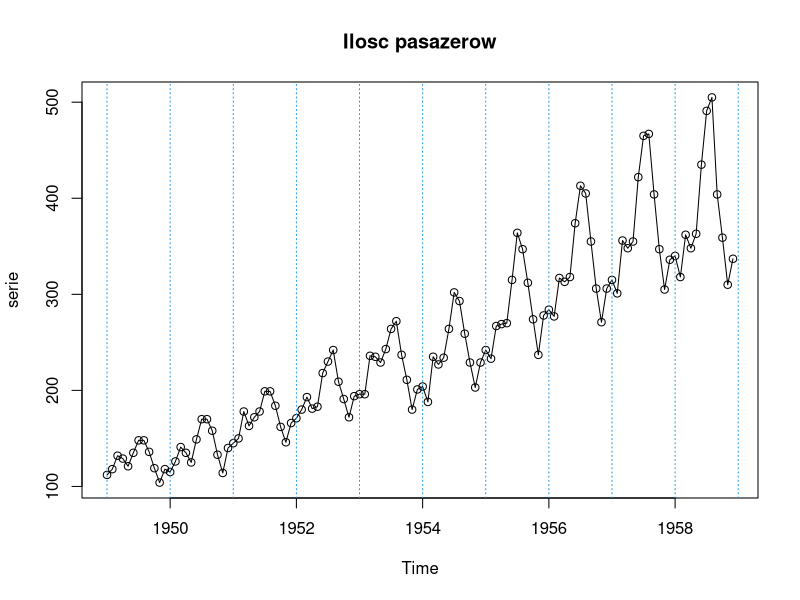
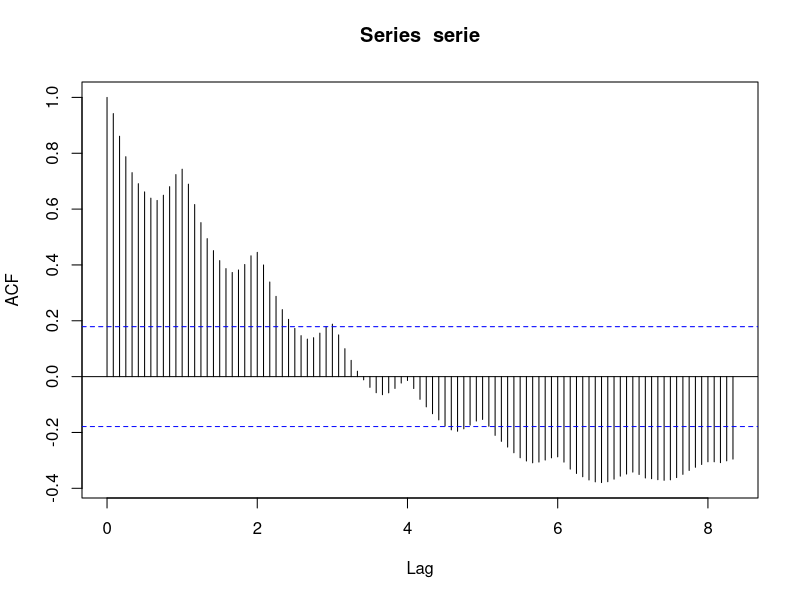
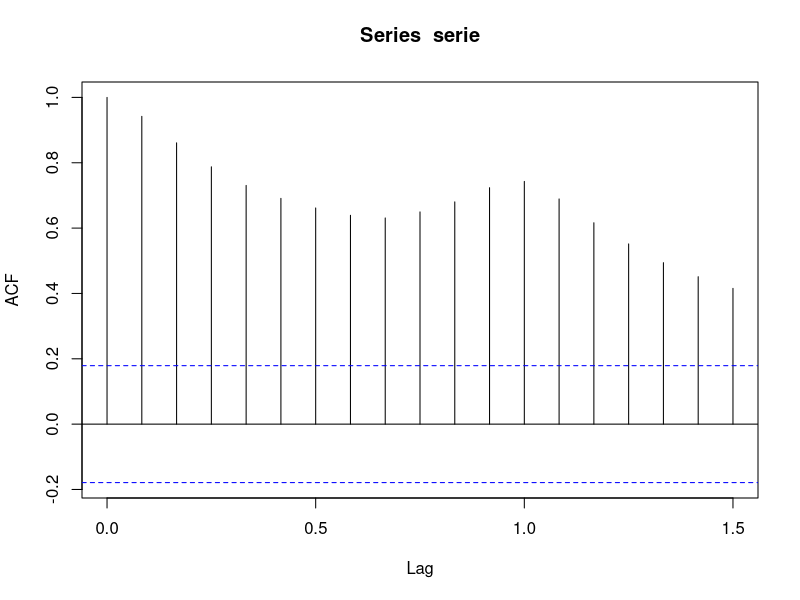
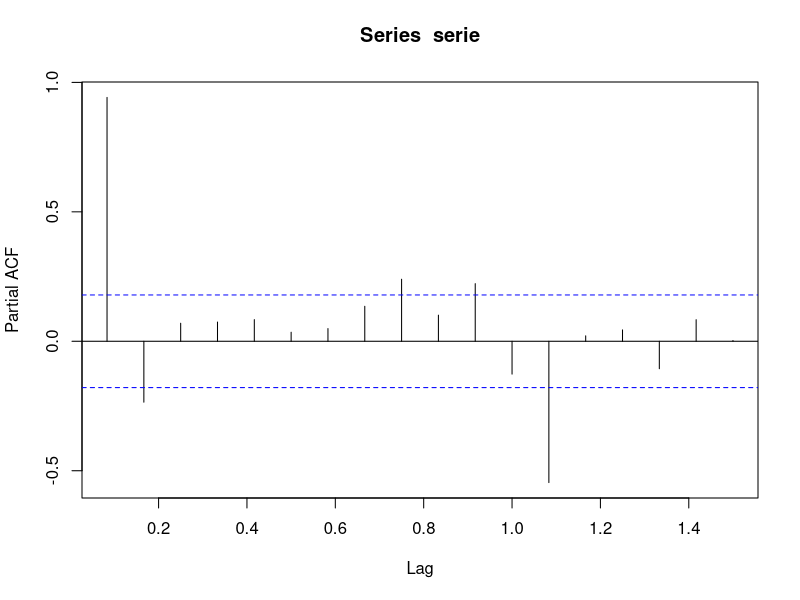
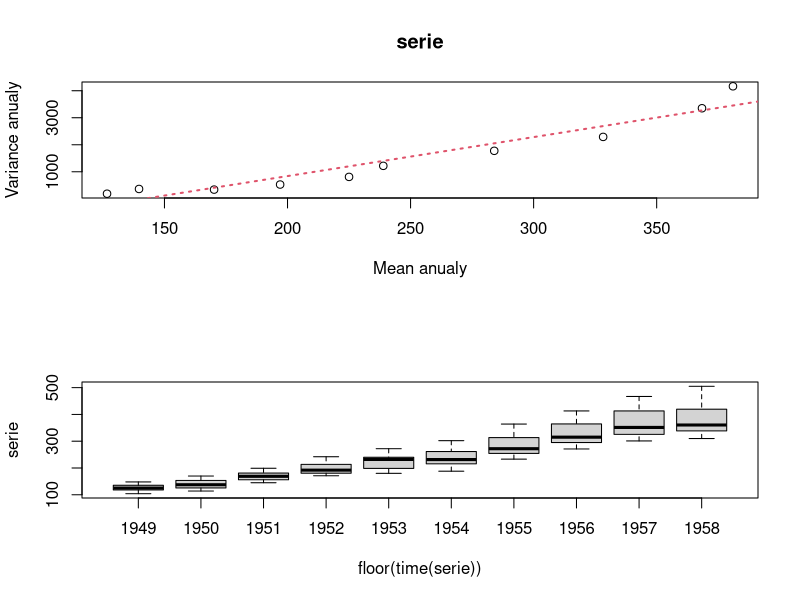
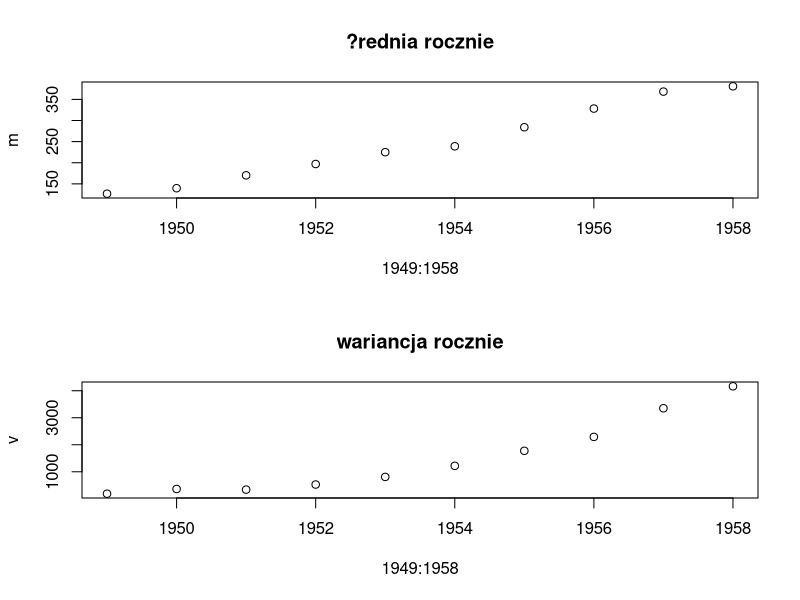
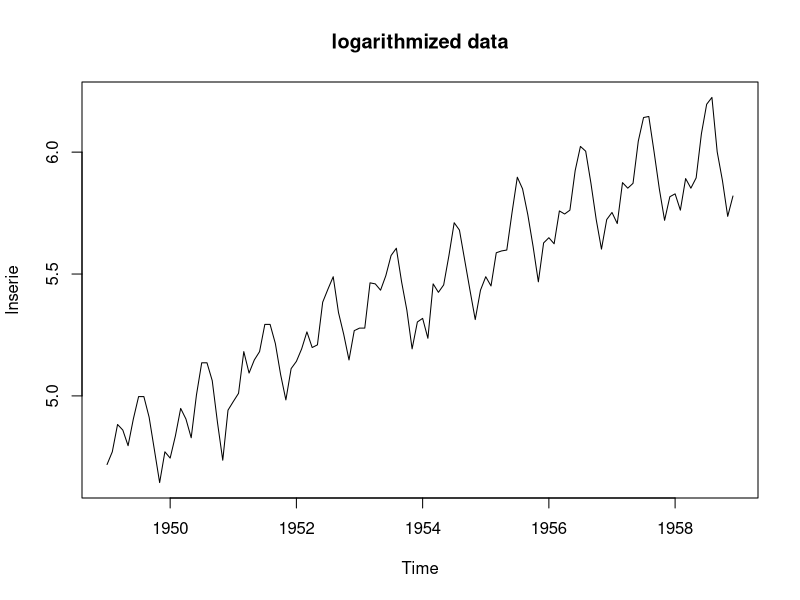
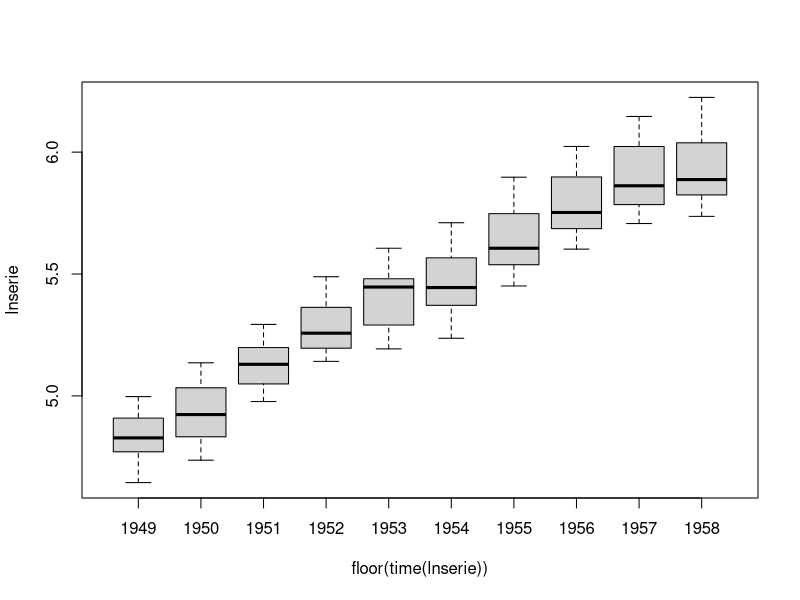

Write the R code that produced these figures, in order.
#####################################################################
library(forecast)
serie.all<-AirPassengers
start(serie.all)
end(serie.all)
serie<-window(serie.all,end=c(1958,12))
dane.test<-window(serie.all,start=c(1959,1))


plot(serie,main="Ilosc pasazerow",type="o")
abline(v=1949:1960,col=4,lty=3)
acf(serie,100)
acf(serie,18)
pacf(serie,18)

m=apply(matrix(serie,nr=12),2,mean)
v=apply(matrix(serie,nr=12),2,var)
par(mfrow=c(2,1))
plot(m,v,xlab="Mean anualy",ylab="Variance anualy",main="serie")
abline(lm(v~m),col=2,lty=3,lwd=2)

##Boxplot for each year
boxplot(serie~floor(time(serie)))

#Rysunki ?rednich rocznych i wariancji
plot(1949:1958,m,main="?rednia rocznie")
plot(1949:1958,v,main="wariancja rocznie")


par(mfrow=c(1,1))
# Logarithmic transformation in order to deal with non constant varaince
lnserie=log(serie)
plot(lnserie,main="logarithmized data")

boxplot(lnserie~floor(time(lnserie)))


m.log=apply(matrix(lnserie,nr=12),2,mean)
v.log=apply(matrix(lnserie,nr=12),2,var)

#Rysunki ?rednich rocznych i wariancji
plot(1949:1958,m.log,main="?rednia rocznie")
plot(1949:1958,v.log,main="wariancja rocznie")

par(mfrow=c(1,1))
plot(m.log,v.log)

##Decomposition
plot(decompose(lnserie))
plot(decompose(serie))



par(mfrow=c(2,1))
monthplot(serie,main="dane")
monthplot(lnserie,main="dane log")

tsdisplay(serie)
tsdisplay(lnserie)

library(tseries)
adf.test(serie)
kpss.test(serie)

adf.test(lnserie)

lnserie.d12<-diff(lnserie,12)
tsdisplay(lnserie.d12)
lnserie.d12.d1<-diff(lnserie.d12)
tsdisplay(lnserie.d12.d1)
lnserie.d12.d1.d1<-diff(lnserie.d12.d1)
tsdisplay(lnserie.d12.d1.d1)

serie.d12<-diff(serie,12)
tsdisplay(serie.d12)
serie.d12.d1<-diff(serie.d12)
tsdisplay(serie.d12.d1)
serie.d12.d1.d1<-diff(serie.d12.d1)

var(lnserie)
var(lnserie.d12)
var(lnserie.d12.d1)
var(lnserie.d12.d1.d1)

var(serie)
var(serie.d12)
var(serie.d12.d1)

par(mfrow=c(1,2))
acf(lnserie.d12.d1,ylim=c(-1,1),col=c(2,rep(1,11)),lwd=1,lag.max=84)
pacf(lnserie.d12.d1,ylim=c(-1,1),col=c(rep(1,11),2),lwd=1,lag.max=84)
par(mfrow=c(1,1))


(mod=arima(lnserie,order=c(0,1,1),seasonal=list(order=c(0,1,1),period=12)))
summary(mod)

(mod1=arima(lnserie,order=c(0,1,3),seasonal=list(order=c(0,1,1),period=12)))
mod2<-arima(lnserie,order=c(5,1,0),seasonal=list(order=c(0,1,2),period=12))

arima.auto.bic<-auto.arima(lnserie,ic="bic")
arima.auto<-auto.arima(lnserie,ic="aic")

summary(arima.auto)
summary(arima.auto.bic)

summary(mod1)


mod.reszty<-mod$residuals
plot(mod.reszty,type='o')
acf(mod.reszty,50)
pacf(mod.reszty,50)
acf(mod.reszty^2,50)
tsdiag(mod,gof.lag=24)
Box.test(mod.reszty,type="Ljung-Box",lag=2,fitdf=1)


#################Validacion function#################################
validacion=function(model,dades){
  s=frequency(get(model$series))
  resid=model$residuals
  par(mfrow=c(2,2),mar=c(3,3,3,3))
  
  plot(resid,main="Residuals")
  abline(h=0)
  abline(h=c(-3*sd(resid),3*sd(resid)),lty=3,col=4)
  
  scatter.smooth(sqrt(abs(resid)),main="Square Root of Absolute residuals",lpars=list(col=2))
  
  
  qqnorm(resid)
  qqline(resid,col=2,lwd=2)
  
  
  hist(resid,breaks=20,freq=F)
  curve(dnorm(x,mean=mean(resid),sd=sd(resid)),col=2,add=T)
  
  
  
  par(mfrow=c(1,2))
  acf(resid,ylim=c(-1,1),lag.max=60,col=c(2,rep(1,s-1)),lwd=1)
  pacf(resid,ylim=c(-1,1),lag.max=60,col=c(rep(1,s-1),2),lwd=1)
  par(mfrow=c(1,1))
  
  
  par(mfrow=c(1,2))
  acf(resid^2,ylim=c(-1,1),lag.max=60,col=c(2,rep(1,s-1)),lwd=1)
  pacf(resid^2,ylim=c(-1,1),lag.max=60,col=c(rep(1,s-1),2),lwd=1)
  par(mfrow=c(1,1))
  
  
  
  
  tsdiag(model,gof.lag=7*s)
  par(mfrow=c(1,1))
  
  
}


validacion(mod,lnserie)

par(mfrow=c(1,1))
prognozy.mod3<-forecast(mod,h=24)
plot(prognozy.mod3,main="model 3")
lines(log(dane.test), col="red")
# lines(lnserie,col='red')
accuracy(prognozy.mod3)
accuracy(prognozy.mod3,log(dane.test))

names(prognozy.mod3)


ultim=c(1958,12)
pred=predict(mod,n.ahead=24)
pr<-ts(c(tail(lnserie,1),pred$pred),start=ultim,freq=12)
se<-ts(c(0,pred$se),start=ultim,freq=12)



#Intervals
tl1<-ts(exp(pr-1.96*se),start=ultim,freq=12)
tu1<-ts(exp(pr+1.96*se),start=ultim,freq=12)
pr1<-ts(exp(pr),start=ultim,freq=12)

ts.plot(serie,tl1,tu1,pr1,lty=c(1,2,2,1),col=c(1,4,4,2),type="o",main="Model 1 ")
abline(v=1949+0:13,lty=3,col=4)
lines(serie.all)